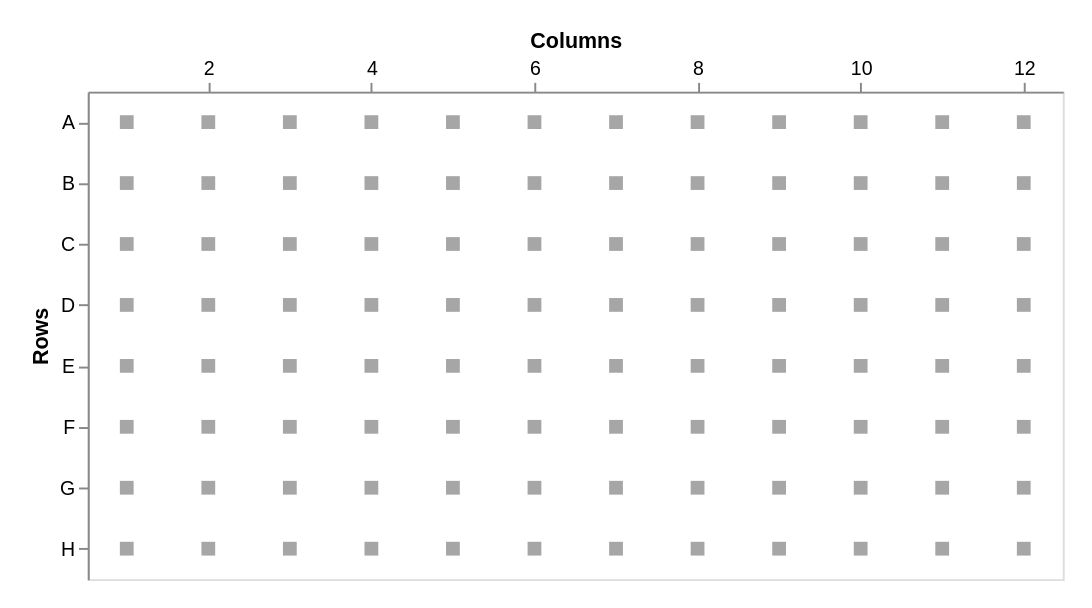

Source (Vega-Lite JSON):
### Vega-Lite specification from a JSON file in a GitHub repository (floating-point values rounded to 4 significant figures)
{"width": 500, "height": 250, "padding": 15, "data": {"values": [{"a": "A", "b": 1}, {"a": "A", "b": 2}, {"a": "A", "b": 3}, {"a": "A", "b": 4}, {"a": "A", "b": 5}, {"a": "A", "b": 6}, {"a": "A", "b": 7}, {"a": "A", "b": 8}, {"a": "A", "b": 9}, {"a": "A", "b": 10}, {"a": "A", "b": 11}, {"a": "A", "b": 12}, {"a": "B", "b": 1}, {"a": "B", "b": 2}, {"a": "B", "b": 3}, {"a": "B", "b": 4}, {"a": "B", "b": 5}, {"a": "B", "b": 6}, {"a": "B", "b": 7}, {"a": "B", "b": 8}, {"a": "B", "b": 9}, {"a": "B", "b": 10}, {"a": "B", "b": 11}, {"a": "B", "b": 12}, {"a": "C", "b": 1}, {"a": "C", "b": 2}, {"a": "C", "b": 3}, {"a": "C", "b": 4}, {"a": "C", "b": 5}, {"a": "C", "b": 6}, {"a": "C", "b": 7}, {"a": "C", "b": 8}, {"a": "C", "b": 9}, {"a": "C", "b": 10}, {"a": "C", "b": 11}, {"a": "C", "b": 12}, {"a": "D", "b": 1}, {"a": "D", "b": 2}, {"a": "D", "b": 3}, {"a": "D", "b": 4}, {"a": "D", "b": 5}, {"a": "D", "b": 6}, {"a": "D", "b": 7}, {"a": "D", "b": 8}, {"a": "D", "b": 9}, {"a": "D", "b": 10}, {"a": "D", "b": 11}, {"a": "D", "b": 12}, {"a": "E", "b": 1}, {"a": "E", "b": 2}, {"a": "E", "b": 3}, {"a": "E", "b": 4}, {"a": "E", "b": 5}, {"a": "E", "b": 6}, {"a": "E", "b": 7}, {"a": "E", "b": 8}, {"a": "E", "b": 9}, {"a": "E", "b": 10}, {"a": "E", "b": 11}, {"a": "E", "b": 12}, {"a": "F", "b": 1}, {"a": "F", "b": 2}, {"a": "F", "b": 3}, {"a": "F", "b": 4}, {"a": "F", "b": 5}, {"a": "F", "b": 6}, {"a": "F", "b": 7}, {"a": "F", "b": 8}, {"a": "F", "b": 9}, {"a": "F", "b": 10}, {"a": "F", "b": 11}, {"a": "F", "b": 12}, {"a": "G", "b": 1}, {"a": "G", "b": 2}, {"a": "G", "b": 3}, {"a": "G", "b": 4}, {"a": "G", "b": 5}, {"a": "G", "b": 6}, {"a": "G", "b": 7}, {"a": "G", "b": 8}, {"a": "G", "b": 9}, {"a": "G", "b": 10}, {"a": "G", "b": 11}, {"a": "G", "b": 12}, {"a": "H", "b": 1}, {"a": "H", "b": 2}, {"a": "H", "b": 3}, {"a": "H", "b": 4}, {"a": "H", "b": 5}, {"a": "H", "b": 6}, {"a": "H", "b": 7}, {"a": "H", "b": 8}, {"a": "H", "b": 9}, {"a": "H", "b": 10}, {"a": "H", "b": 11}, {"a": "H", "b": 12}]}, "mark": {"type": "square", "size": 50, "color": "#808080"}, "encoding": {"x": {"field": "b", "type": "quantitative", "title": "Columns", "axis": {"orient": "top", "labelAngle": 0, "grid": false, "tickCount": 8}, "scale": {"nice": false, "zero": false, "padding": 20, "rangeStep": 1}}, "y": {"field": "a", "type": "ordinal", "title": "Rows", "axis": {"orient": "left", "labelAngle": 0, "grid": false, "tickCount": 12}, "scale": {"nice": false, "zero": false}}}}
